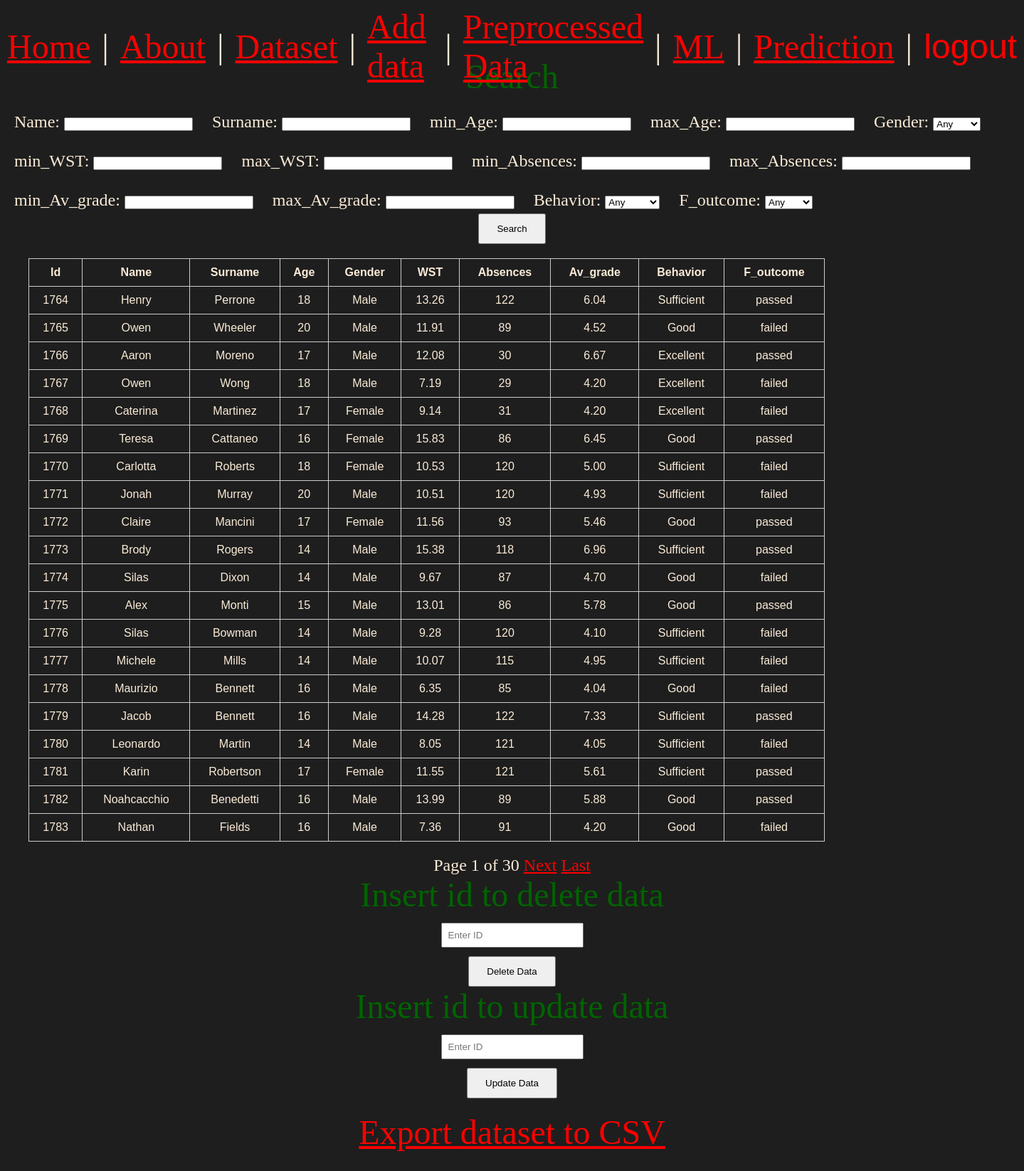
Screenshot of /dataset/dataset/ (signed in) with the database file from the repository.
### dataset/models.py (models this page shows, shortened)
class Data(models.Model):
    user = models.ForeignKey(User, on_delete=models.CASCADE)
    name = models.CharField(max_length = 20)
    surname = models.CharField(max_length = 20)
    age = models.PositiveIntegerField(validators=[MinValueValidator(14),MaxValueValidator(20)])
    gender = models.CharField(choices=[('Male', 'Male'), ('Female', 'Female')])
    weekly_study_time = models.FloatField(validators=[MinValueValidator(0.0)])
    absences = models.PositiveIntegerField(validators=[MaxValueValidator(300)])
    average_grade = models.FloatField(validators=[MinValueValidator(4),MaxValueValidator(10)])
    behavior = models.CharField(choices=[('Excellent', 'Excellent'),
                                                        ('Good', 'Good'),
                                                        ('Sufficient', 'Sufficient'),
                                                        ('Poor', 'Poor')])
    final_outcome =	models.CharField()

### dataset/views.py (the view)
# urls.py: path('dataset/',views.dataset_view, name= 'dataset'),
@login_required(login_url="login")
def dataset_view(request):
    current_user = request.user
    search_data_form = Searchdata_form(request.GET or None)
    data_list = Data.objects.filter(user=current_user).order_by('id')
    if search_data_form.is_valid():
        data_list = search_data(search_data_form,data_list)
    paginator = Paginator(data_list, 20)
    page_number = request.GET.get('page')
    page_obj = paginator.get_page(page_number)
    query_params = request.GET.copy()
    if 'page' in query_params:
        del query_params['page']
    query_string = query_params.urlencode()
    return render(request, 'dataset/dataset.html', {
                                                    'search_data_form': search_data_form,
                                                    'page_obj': page_obj,
                                                    'query_string': query_string,}
                )

### dataset/templates/dataset/dataset.html (shortened to what this page needs)
{% extends 'layout.html' %}
{% load static %}
{% block content %}
    {% include 'partials/search_data.html' with form=search_data_form %}
    {% include 'partials/table_data.html' %}
    {% include 'partials/delete_data.html' %}
    {% include 'partials/update_data.html' %}
    {% include 'partials/export_csv.html' %}
{% endblock content %}

### dataset/templates/partials/table_data.html (shortened to what this page needs)
<div class="data_container">
    <table>
        <thead>
            <tr>
                <th>Id</th>
                <th>Name</th>
                <th>Surname</th>
                <th>Age</th>
                <th>Gender</th>
                <th>WST</th>
                <th>Absences</th>
                <th>Av_grade</th>
                <th>Behavior</th>
                <th>F_outcome</th>
            </tr>
        </thead>
        <tbody>
            {% for data in page_obj %}
                <tr>{{ data.value|floatformat:2 }}
                    <td>{{ data.id }}</td>
                    <td>{{ data.name }}</td>
                    <td>{{ data.surname }}</td>
                    <td>{{ data.age }}</td>
                    <td>{{ data.gender }}</td>
                    <td>{{ data.weekly_study_time|floatformat:2 }}</td>
                    <td>{{ data.absences }}</td>
                    <td>{{ data.average_grade|floatformat:2 }}</td>
                    <td>{{ data.behavior }}</td>
                    <td>{{ data.final_outcome }}</td>
                </tr>
            {% empty %}
                <tr>
                    <td colspan="3">No data available.</td>
                </tr>
            {% endfor %}
        </tbody>
    </table>
    </div>
    <div style="text-align: center; margin-top: 20px;">
    <span>Page {{ page_obj.number }} of {{ page_obj.paginator.num_pages }}</span>
    {% if page_obj.has_next %}
        <a href="?page={{ page_obj.next_page_number }}{% if query_string %}&{{ query_string }}{% endif %}">Next</a>
        <a href="?page={{ page_obj.paginator.num_pages }}{% if query_string %}&{{ query_string }}{% endif %}">Last</a>
    {% endif %}
    </div>

### static/css/style.css (style rules this page uses)
* { margin: 0; padding: 0; box-sizing: border-box; }
body { min-height: 100vh; display: grid; place-content: center; font-size: 3rem; background-color: rgb(30, 30, 30); color: antiquewhite; }
h1, p { text-align: center; }
a { color: red; }
div { font-size: 1.5rem; }
.data_container { text-align: left; margin-left: 0 !important; justify-self: start; width: 100%; }
table { width: 80%; margin-left: 20px; border-collapse: collapse; font-family: Arial, sans-serif; font-size: 1rem; }
table th, table td { border: 1px solid #ccc; padding: 10px; text-align: center; }
table th { font-weight: bold; }
.in_line_form p { font-size: 1.5rem; display: inline-block; margin-right: 15px; }

### rows the page displays
Data: id "1764", name "Henry", surname "Perrone", age "18", gender "Male", weekly_study_time "13.26", absences "122", average_grade "6.04", behavior "Sufficient", final_outcome "passed"
Data: id "1765", name "Owen", surname "Wheeler", age "20", gender "Male", weekly_study_time "11.91", absences "89", average_grade "4.52", behavior "Good", final_outcome "failed"
Data: id "1766", name "Aaron", surname "Moreno", age "17", gender "Male", weekly_study_time "12.08", absences "30", average_grade "6.67", behavior "Excellent", final_outcome "passed"
Data: id "1767", name "Owen", surname "Wong", age "18", gender "Male", weekly_study_time "7.19", absences "29", average_grade "4.20", behavior "Excellent", final_outcome "failed"
Data: id "1768", name "Caterina", surname "Martinez", age "17", gender "Female", weekly_study_time "9.14", absences "31", average_grade "4.20", behavior "Excellent", final_outcome "failed"
Data: id "1769", name "Teresa", surname "Cattaneo", age "16", gender "Female", weekly_study_time "15.83", absences "86", average_grade "6.45", behavior "Good", final_outcome "passed"
Data: id "1770", name "Carlotta", surname "Roberts", age "18", gender "Female", weekly_study_time "10.53", absences "120", average_grade "5.00", behavior "Sufficient", final_outcome "failed"
Data: id "1771", name "Jonah", surname "Murray", age "20", gender "Male", weekly_study_time "10.51", absences "120", average_grade "4.93", behavior "Sufficient", final_outcome "failed"
Data: id "1772", name "Claire", surname "Mancini", age "17", gender "Female", weekly_study_time "11.56", absences "93", average_grade "5.46", behavior "Good", final_outcome "passed"
Data: id "1773", name "Brody", surname "Rogers", age "14", gender "Male", weekly_study_time "15.38", absences "118", average_grade "6.96", behavior "Sufficient", final_outcome "passed"
Data: id "1774", name "Silas", surname "Dixon", age "14", gender "Male", weekly_study_time "9.67", absences "87", average_grade "4.70", behavior "Good", final_outcome "failed"
Data: id "1775", name "Alex", surname "Monti", age "15", gender "Male", weekly_study_time "13.01", absences "86", average_grade "5.78", behavior "Good", final_outcome "passed"
Data: id "1776", name "Silas", surname "Bowman", age "14", gender "Male", weekly_study_time "9.28", absences "120", average_grade "4.10", behavior "Sufficient", final_outcome "failed"
Data: id "1777", name "Michele", surname "Mills", age "14", gender "Male", weekly_study_time "10.07", absences "115", average_grade "4.95", behavior "Sufficient", final_outcome "failed"
Data: id "1778", name "Maurizio", surname "Bennett", age "16", gender "Male", weekly_study_time "6.35", absences "85", average_grade "4.04", behavior "Good", final_outcome "failed"
Data: id "1779", name "Jacob", surname "Bennett", age "16", gender "Male", weekly_study_time "14.28", absences "122", average_grade "7.33", behavior "Sufficient", final_outcome "passed"
Data: id "1780", name "Leonardo", surname "Martin", age "14", gender "Male", weekly_study_time "8.05", absences "121", average_grade "4.05", behavior "Sufficient", final_outcome "failed"
Data: id "1781", name "Karin", surname "Robertson", age "17", gender "Female", weekly_study_time "11.55", absences "121", average_grade "5.61", behavior "Sufficient", final_outcome "passed"
Data: id "1782", name "Noahcacchio", surname "Benedetti", age "16", gender "Male", weekly_study_time "13.99", absences "89", average_grade "5.88", behavior "Good", final_outcome "passed"
Data: id "1783", name "Nathan", surname "Fields", age "16", gender "Male", weekly_study_time "7.36", absences "91", average_grade "4.20", behavior "Good", final_outcome "failed"

### other values shown
{{ page_obj.number }} "1"
{{ page_obj.paginator.num_pages }} "30"
